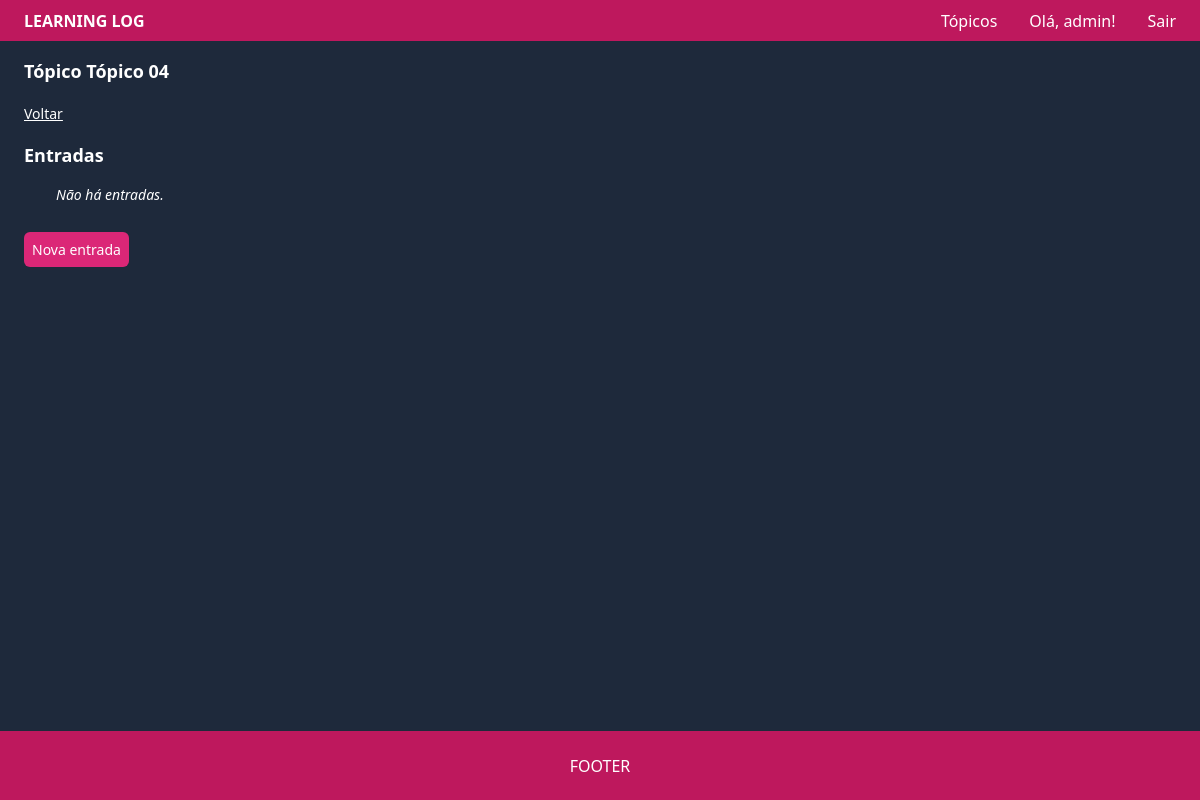
/topic/5/ (signed in), run on an earlier commit of the app's database.
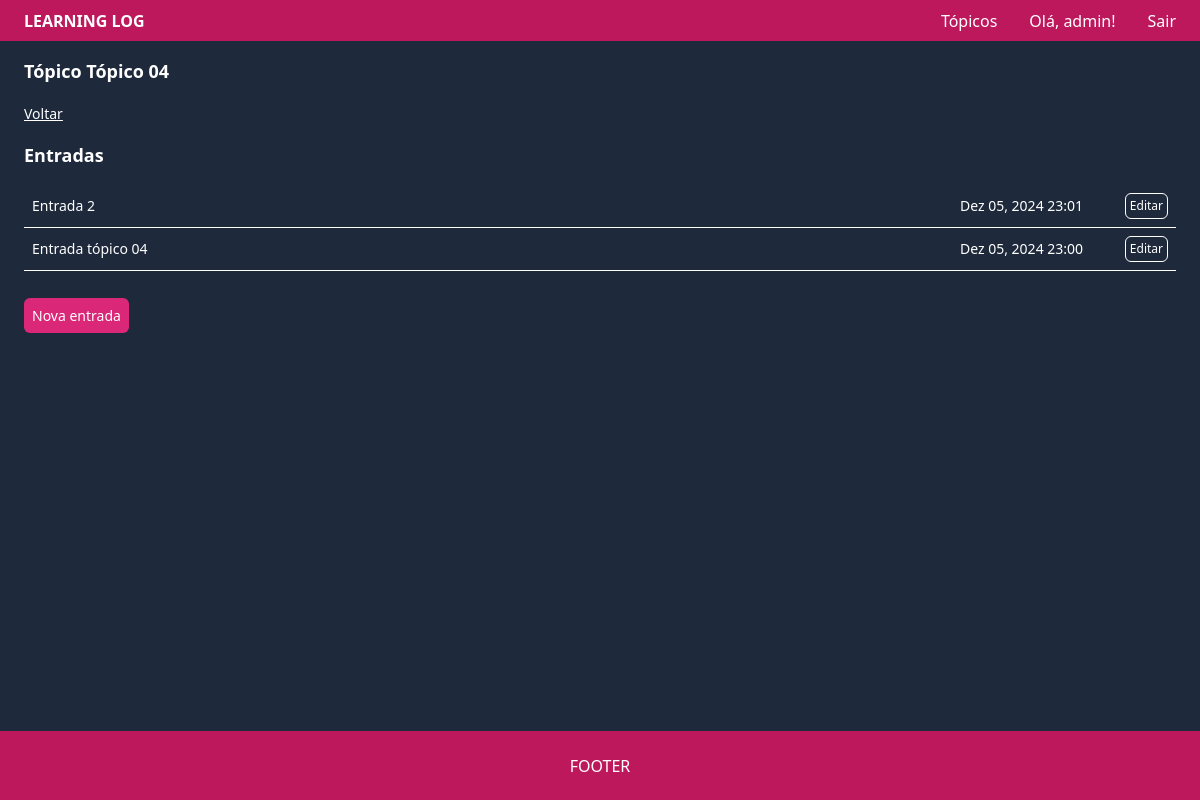
And on a later commit of the database.
### learning_logs/models.py (models this page shows, shortened)
class Topic(models.Model):
	text = models.CharField(max_length=200)
	date_added = models.DateTimeField(auto_now_add=True)
	owner = models.ForeignKey(User, on_delete=models.CASCADE)
	def __str__(self):
		return self.text

class Entry(models.Model):
	topic = models.ForeignKey(Topic, on_delete=models.CASCADE)
	text = models.TextField()
	date_added = models.DateTimeField(auto_now_add=True)
	class Meta:
		verbose_name_plural = 'entries'

### learning_logs/views.py (the view)
# urls.py: path('topic/<topic_id>/', views.topic, name='topic'),
@login_required
def topic(request, topic_id):
	topic = Topic.objects.get(id=topic_id)
	if topic.owner != request.user:
		raise Http404
	entries = topic.entry_set.order_by('-date_added')
	context = {
		'topic': topic,
		'entries': entries
	}
	return render(request, 'learning_logs/topic.html', context)

### learning_logs/templates/learning_logs/topic.html
{% extends "learning_logs/base.html" %}
{% block content %}
	<h2 class="text-lg font-semibold mb-4">Tópico {{topic}}</h2>
	<a href="{% url 'topics' %}" class="hover:opacity-80 text-sm underline">Voltar</a>
	<h3 class="my-4 font-bold text-lg">Entradas</h3>
	<ul class="w-full mb-8">
		{% for entry in entries %}
			<li class="p-2 grid grid-cols-[1fr_8rem_3rem] justify-between items-center gap-8 border-b border-b-white text-sm">
				<span>{{entry.text | linebreaks}}</span>
				<span>{{entry.date_added | date:'M d, Y H:i'}}</span>
				<a
					href="{% url 'edit_entry' entry.id %}"
					class="hover:opacity-80 border border-white p-1 rounded-md text-xs w-fit justify-self-end"
				>
					Editar
				</a>
			</li>
		{% empty%}
			<li class="italic ml-8 text-sm">Não há entradas.</li>
		{% endfor %}
	</ul>
	<a href="{% url 'new_entry' topic.id %}" class="bg-pink-600 p-2 rounded-md hover:opacity-80 text-sm">
		Nova entrada
	</a>
{% endblock content %}

### learning_logs/templates/learning_logs/base.html (shortened to what this page needs)
<!DOCTYPE html>
<html lang="pt-BR">
<head>
	<script src="https://cdn.tailwindcss.com"></script>
</head>
<body class="bg-slate-800 text-white flex flex-col justify-between">
	<div class="flex flex-col h-screen justify-between">
		<header class="bg-pink-700 text-white w-full h-12 flex items-center justify-between px-6">
			<a href="{% url 'index' %}" class="font-bold">
				<h1>LEARNING LOG</h1>
			</a>
			<div class="flex gap-8">
				{% if user.is_authenticated %}
					<a href="{% url 'topics' %}" class="hover:opacity-80">Tópicos</a>
					Olá, {{user.username}}!
					<a href="{% url 'logout' %}" class="hover:opacity-80">Sair</a>
				{% else %}
					<a href="{% url 'register' %}" class="hover:opacity-80">Registrar</a>
					<a href="{% url 'login' %}" class="hover:opacity-80">Entrar</a>
				{% endif %}
			</div>
		</header>
		<main class="mb-auto h-full px-6 py-4">
			{% block content %}{% endblock content %}
		</main>
		<footer class="bg-pink-700 text-white w-full h-20 flex items-center justify-center">
			<h2>FOOTER</h2>
		</footer>
	</div>
</body>
</html>

What changed in the data, as far as the page shows it:
added Entry: text "Entrada 2", date_added "Dez 05, 2024 23:01"
added Entry: text "Entrada tópico 04", date_added "Dez 05, 2024 23:00"
Also different on the page:
text no longer shown: "Não há entradas."
